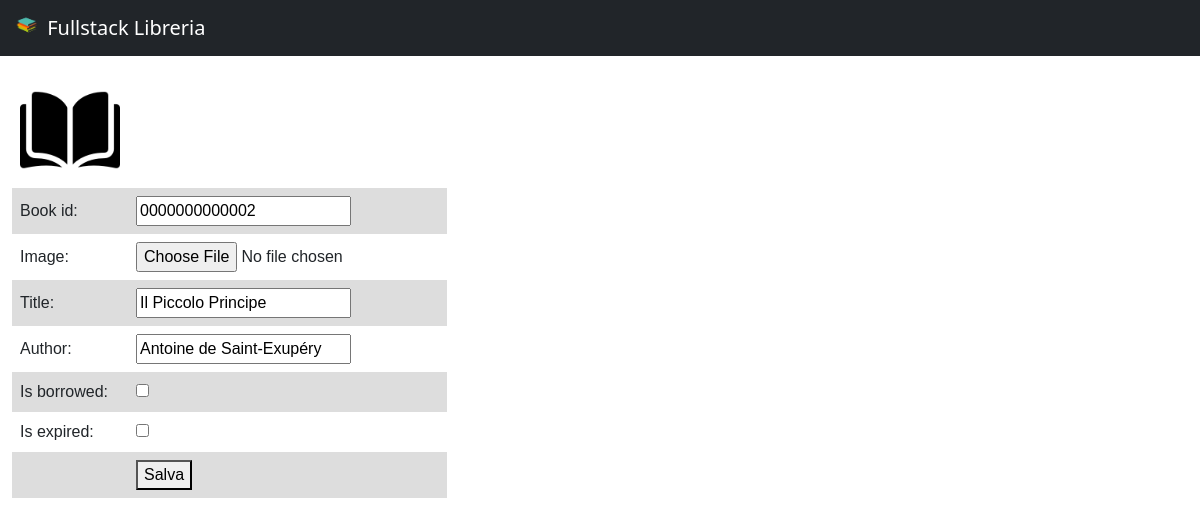
The app's page /libreria/0000000000002/modify with its own data.
### libreria/models.py (models this page shows, shortened)
class Libro(models.Model):
    book_id = models.CharField(max_length=13, validators=[MinLengthValidator(13)], primary_key=True)
    image = models.ImageField(upload_to='media/')
    title = models.CharField(max_length=40)
    author = models.CharField(max_length=40)
    is_borrowed = models.BooleanField(default=False)
    is_expired = models.BooleanField(default=False)

### libreria/views.py (the view)
def modifica_libro(request, book):
    context = {}
    if request.method == 'POST':
        form = LibroForm(request.POST, request.FILES, instance=book)
        if form.is_valid():
            form.save()
            return redirect('home')  # Reindirizza alla home dopo l'inserimento
    else:
        form = LibroForm()
    context['form'] = form
    libri = Libro.objects.all()
    context['libri'] = libri
    context['libro'] = book
    return render(request, 'libreria/add-book.html', context)

### libreria/forms.py
class LibroForm(forms.ModelForm):
    class Meta:
        model = Libro
        fields = ['book_id', 'image', 'title', 'author', 'is_borrowed', 'is_expired']

### libreria/templates/libreria/add-book.html (shortened to what this page needs)
{% extends 'libreria/common.html'%}
{% block content %}
<form method="post" enctype="multipart/form-data">
    <table>
        <tr>
        <p>
            <td>
                <img src="../../static/libreria/libro.png" border="0" alt="logolibro" width="100" height="100" margin-left: 5%>
            </td>
        </p>
        </tr>
        <tr>
            <p>
                <td>
                    <label for="id_book_id">Book id:</label>
                </td>
                <td>
                    <input type="text" name="book_id" maxlength="13" required="" id="id_book_id" value="{{ libro.book_id }}">
                </td>
            </p>
        </tr>
        <tr>
            <p>
                <td>
                    <label for="id_image">Image:</label>
                </td>
                <td>
                    <input type="file" name="image" accept="image/*" required="" id="id_image">
                </td>
            </p>
        </tr>
        <tr>
            <p>
                <td>
                    <label for="id_title">Title:</label>
                </td>
                <td>
                    <input type="text" name="title" maxlength="40" required="" id="id_title" value="{{ libro.title }}">
                </td>
            </p>
        </tr>
        <tr>
            <p>
                <td>
                    <label for="id_author">Author:</label>
                </td>
                <td>
                    <input type="text" name="author" maxlength="40" required="" id="id_author" value="{{ libro.author }}">
                </td>
            </p>
        </tr>
        <tr>
            <p>
                <td>
                    <label for="id_is_borrowed">Is borrowed:</label>
                </td>
                <td>
                    <input type="checkbox" name="is_borrowed" id="id_is_borrowed" {% if libro.is_borrowed %}checked{% endif %}>
                </td>
            </p>
        </tr>
        <tr>
            <p>
                <td>
                    <label for="id_is_expired">Is expired:</label>
                </td>
                <td>
                    <input type="checkbox" name="is_expired" id="id_is_expired" {% if libro.is_expired %}checked{% endif %}>
                </td>
            </p>
        </tr>
        <tr>
            <td>
            </td>
            <td>
                <button type="submit">Salva</button>
            </td>
    </table>
</form>
{% endblock %}

### libreria/templates/libreria/add-book.html (style rules this page uses)
table { margin-left: 1%; font-family: arial, sans-serif; border-collapse: collapse; width: 25%; }
td, th { border: 0px solid #dddddd; text-align: left; padding: 8px; }
tr:nth-child(even) { background-color: #dddddd; }

### records on screen
Libro: book_id "0000000000002", title "Il Piccolo Principe", author "Antoine de Saint-Exupéry"
